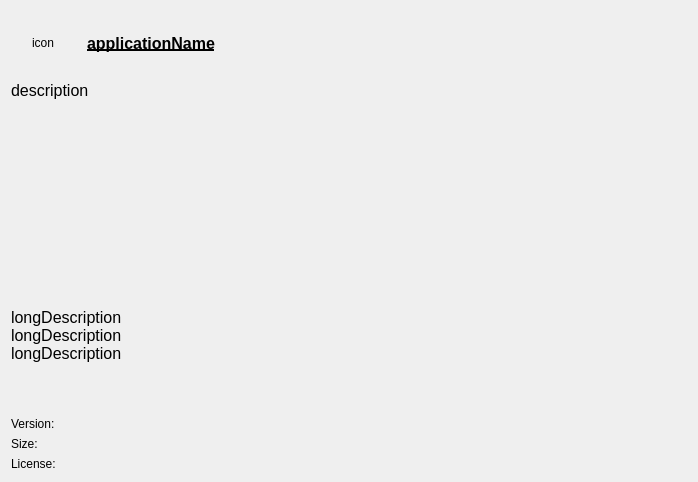
            <widget class="QWidget" name="scrollAreaWidgetContents_2">
             <property name="geometry">
              <rect>
               <x>0</x>
               <y>0</y>
               <width>698</width>
               <height>482</height>
              </rect>
             </property>
             <layout class="QVBoxLayout" name="verticalLayout_14">
              <item>
               <layout class="QHBoxLayout" name="horizontalLayout_11">
                <property name="spacing">
                 <number>12</number>
                </property>
                <property name="bottomMargin">
                 <number>0</number>
                </property>
                <item>
                 <widget class="QLabel" name="applicationIconLabel">
                  <property name="sizePolicy">
                   <sizepolicy hsizetype="Fixed" vsizetype="Fixed">
                    <horstretch>0</horstretch>
                    <verstretch>0</verstretch>
                   </sizepolicy>
                  </property>
                  <property name="minimumSize">
                   <size>
                    <width>64</width>
                    <height>64</height>
                   </size>
                  </property>
                  <property name="maximumSize">
                   <size>
                    <width>64</width>
                    <height>64</height>
                   </size>
                  </property>
                  <property name="text">
                   <string>icon</string>
                  </property>
                  <property name="alignment">
                   <set>Qt::AlignCenter</set>
                  </property>
                 </widget>
                </item>
                <item>
                 <widget class="QLabel" name="applicationNameLabel">
                  <property name="font">
                   <font>
                    <pointsize>12</pointsize>
                    <weight>75</weight>
                    <bold>true</bold>
                    <underline>true</underline>
                   </font>
                  </property>
                  <property name="text">
                   <string>applicationName</string>
                  </property>
                 </widget>
                </item>
               </layout>
              </item>
              <item>
               <widget class="QLabel" name="applicationSummaryLabel">
                <property name="sizePolicy">
                 <sizepolicy hsizetype="Expanding" vsizetype="Maximum">
                  <horstretch>0</horstretch>
                  <verstretch>0</verstretch>
                 </sizepolicy>
                </property>
                <property name="minimumSize">
                 <size>
                  <width>0</width>
                  <height>0</height>
                 </size>
                </property>
                <property name="font">
                 <font>
                  <pointsize>12</pointsize>
                 </font>
                </property>
                <property name="text">
                 <string>description</string>
                </property>
                <property name="alignment">
                 <set>Qt::AlignLeading|Qt::AlignLeft|Qt::AlignVCenter</set>
                </property>
               </widget>
              </item>
              <item>
               <spacer name="verticalSpacer_14">
                <property name="orientation">
                 <enum>Qt::Vertical</enum>
                </property>
                <property name="sizeType">
                 <enum>QSizePolicy::Fixed</enum>
                </property>
                <property name="sizeHint" stdset="0">
                 <size>
                  <width>20</width>
                  <height>8</height>
                 </size>
                </property>
               </spacer>
              </item>
              <item>
               <layout class="QHBoxLayout" name="horizontalLayout">
                <property name="spacing">
                 <number>20</number>
                </property>
                <item>
                 <widget class="QLabel" name="screenshot1Label">
                  <property name="enabled">
                   <bool>true</bool>
                  </property>
                  <property name="sizePolicy">
                   <sizepolicy hsizetype="Fixed" vsizetype="Fixed">
                    <horstretch>0</horstretch>
                    <verstretch>0</verstretch>
                   </sizepolicy>
                  </property>
                  <property name="minimumSize">
                   <size>
                    <width>320</width>
                    <height>180</height>
                   </size>
                  </property>
                  <property name="maximumSize">
                   <size>
                    <width>320</width>
                    <height>180</height>
                   </size>
                  </property>
                  <property name="scaledContents">
                   <bool>true</bool>
                  </property>
                 </widget>
                </item>
                <item>
                 <widget class="QLabel" name="screenshot2Label">
                  <property name="enabled">
                   <bool>true</bool>
                  </property>
                  <property name="sizePolicy">
                   <sizepolicy hsizetype="Fixed" vsizetype="Fixed">
                    <horstretch>0</horstretch>
                    <verstretch>0</verstretch>
                   </sizepolicy>
                  </property>
                  <property name="minimumSize">
                   <size>
                    <width>320</width>
                    <height>180</height>
                   </size>
                  </property>
                  <property name="maximumSize">
                   <size>
                    <width>320</width>
                    <height>180</height>
                   </size>
                  </property>
                  <property name="scaledContents">
                   <bool>true</bool>
                  </property>
                 </widget>
                </item>
                <item>
                 <spacer name="horizontalSpacer_11">
                  <property name="orientation">
                   <enum>Qt::Horizontal</enum>
                  </property>
                  <property name="sizeHint" stdset="0">
                   <size>
                    <width>40</width>
                    <height>20</height>
                   </size>
                  </property>
                 </spacer>
                </item>
               </layout>
              </item>
              <item>
               <spacer name="verticalSpacer_16">
                <property name="orientation">
                 <enum>Qt::Vertical</enum>
                </property>
                <property name="sizeType">
                 <enum>QSizePolicy::Fixed</enum>
                </property>
                <property name="sizeHint" stdset="0">
                 <size>
                  <width>20</width>
                  <height>8</height>
                 </size>
                </property>
               </spacer>
              </item>
              <item>
               <widget class="QLabel" name="applicationDescriptionLabel">
                <property name="sizePolicy">
                 <sizepolicy hsizetype="Preferred" vsizetype="Maximum">
                  <horstretch>0</horstretch>
                  <verstretch>0</verstretch>
                 </sizepolicy>
                </property>
                <property name="minimumSize">
                 <size>
                  <width>0</width>
                  <height>0</height>
                 </size>
                </property>
                <property name="font">
                 <font>
                  <pointsize>12</pointsize>
                 </font>
                </property>
                <property name="text">
                 <string>longDescription&lt;br/&gt;longDescription&lt;br/&gt;longDescription</string>
                </property>
                <property name="alignment">
                 <set>Qt::AlignLeading|Qt::AlignLeft|Qt::AlignTop</set>
                </property>
               </widget>
              </item>
              <item>
               <spacer name="verticalSpacer_15">
                <property name="orientation">
                 <enum>Qt::Vertical</enum>
                </property>
                <property name="sizeType">
                 <enum>QSizePolicy::MinimumExpanding</enum>
                </property>
                <property name="sizeHint" stdset="0">
                 <size>
                  <width>20</width>
                  <height>10</height>
                 </size>
                </property>
               </spacer>
              </item>
              <item>
               <spacer name="verticalSpacer_12">
                <property name="orientation">
                 <enum>Qt::Vertical</enum>
                </property>
                <property name="sizeType">
                 <enum>QSizePolicy::Ignored</enum>
                </property>
                <property name="sizeHint" stdset="0">
                 <size>
                  <width>20</width>
                  <height>10</height>
                 </size>
                </property>
               </spacer>
              </item>
              <item>
               <widget class="QLabel" name="versionLabel">
                <property name="text">
                 <string>Version: </string>
                </property>
               </widget>
              </item>
              <item>
               <widget class="QLabel" name="sizeLabel">
                <property name="text">
                 <string>Size: </string>
                </property>
               </widget>
              </item>
              <item>
               <widget class="QLabel" name="licenseLabel">
                <property name="text">
                 <string>License: </string>
                </property>
               </widget>
              </item>
             </layout>
            </widget>
